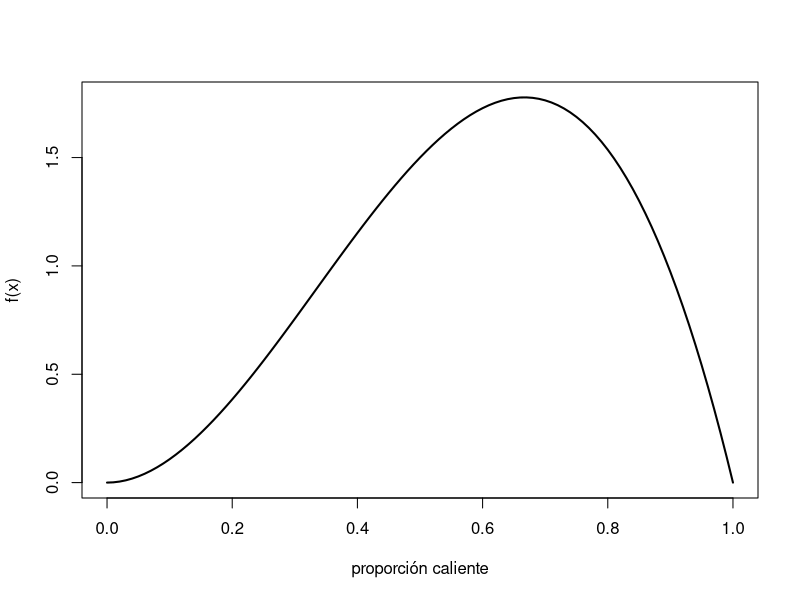
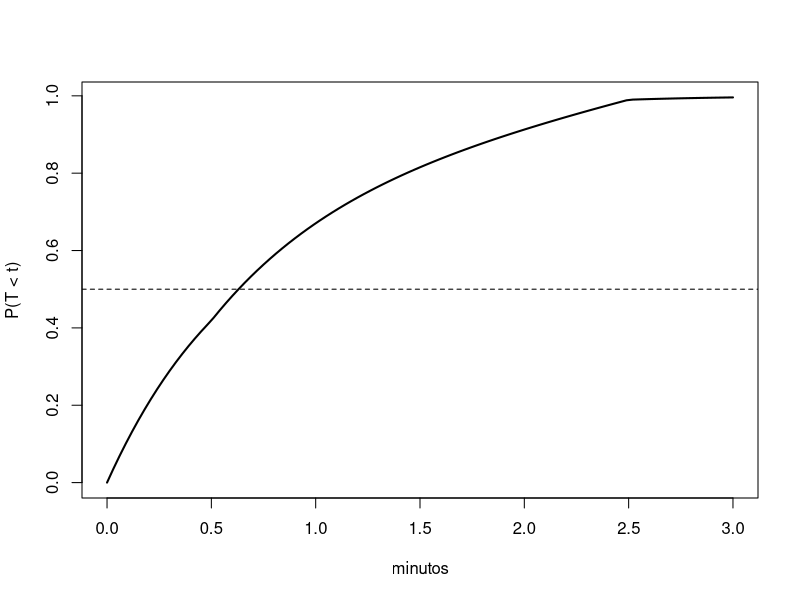

Write the R code that produced these figures, in order.
# Soluciones de los ejercicios tipo examen
# Del artículo «Variables aleatorias continuas — ejercicios tipo examen con el microondas de la cafetería, una densidad con constante y tres formas de pagar (y el uniroot que no encontraba la mediana)»
# https://sergiolearns.com/variables-aleatorias-continuas-ejercicios/

# ---- Ejercicio 1 ----
f <- function(x) ifelse(x > 0 & x < 1, 12 * x^2 * (1 - x), 0)
integrate(f, 0, 1)$value                            # (a) comprobación: integra 1
media <- integrate(function(x) x * f(x), 0, 1)$value
varianza <- integrate(function(x) x^2 * f(x), 0, 1)$value - media^2
round(c(media = media, varianza = varianza), 2)    # (b) comprobación
curve(f, from = 0, to = 1, lwd = 2, ylab = "f(x)", xlab = "proporción caliente")   # (d)
F <- function(x) 4 * x^3 - 3 * x^4                 # F en el tramo (0, 1)
mediana <- uniroot(function(x) F(x) - 0.5, c(0, 1))$root   # (e)
round(mediana, 2)
round(1 - F(0.8), 2)                               # (f) P(X > 0,8)

# ---- Ejercicio 2 ----
lambda <- 1 / 0.75                         # personas por minuto
round(1 - pexp(1, lambda), 2)              # (a) P(T > 1)
round(qexp(0.9, lambda), 2)                # (a) cuantil 0,9
round(c(condicionada = (1 - pexp(2, lambda)) / (1 - pexp(1.5, lambda)),
        sin_esperar = 1 - pexp(0.5, lambda)), 2)    # (b)
round(c(media = 4 / lambda, varianza = 4 / lambda^2), 2)   # (c)
round(pgamma(3, 4, lambda), 2)             # (c) P(S < 3)
alfa <- 2.4^2 / 1.2^2; beta <- 2.4 / 1.2^2
round(c(alfa = alfa, beta = beta), 2)      # (d)
round(pgamma(3, alfa, beta) - pgamma(2, alfa, beta), 2)    # (d) P(2 < T < 3)

# ---- Ejercicio 3 ----
p <- c(tarjeta = 0.60, efectivo = 0.25, app = 0.15)
Fk <- function(t) c(tarjeta = pexp(t, 2), efectivo = punif(t, 0.5, 2.5),
                    app = pgamma(t, 2, 2))
Fmezcla <- function(t) sum(p * Fk(t))       # (a) probabilidad total
round(Fk(1), 4)                             # cada F en un minuto
round(Fmezcla(1), 4)                        # P(T < 1)
round(p * Fk(1) / Fmezcla(1), 4)            # (b) Bayes
sum(p * c(1 / 2, (0.5 + 2.5) / 2, 2 / 2))   # (c) la media de la mezcla
mediana <- uniroot(function(t) Fmezcla(t) - 0.5, c(0, 3))$root   # (d)
round(mediana, 2)
curve(Vectorize(Fmezcla)(x), from = 0, to = 3, lwd = 2, ylab = "P(T < t)", xlab = "minutos")
abline(h = 0.5, lty = 2)
